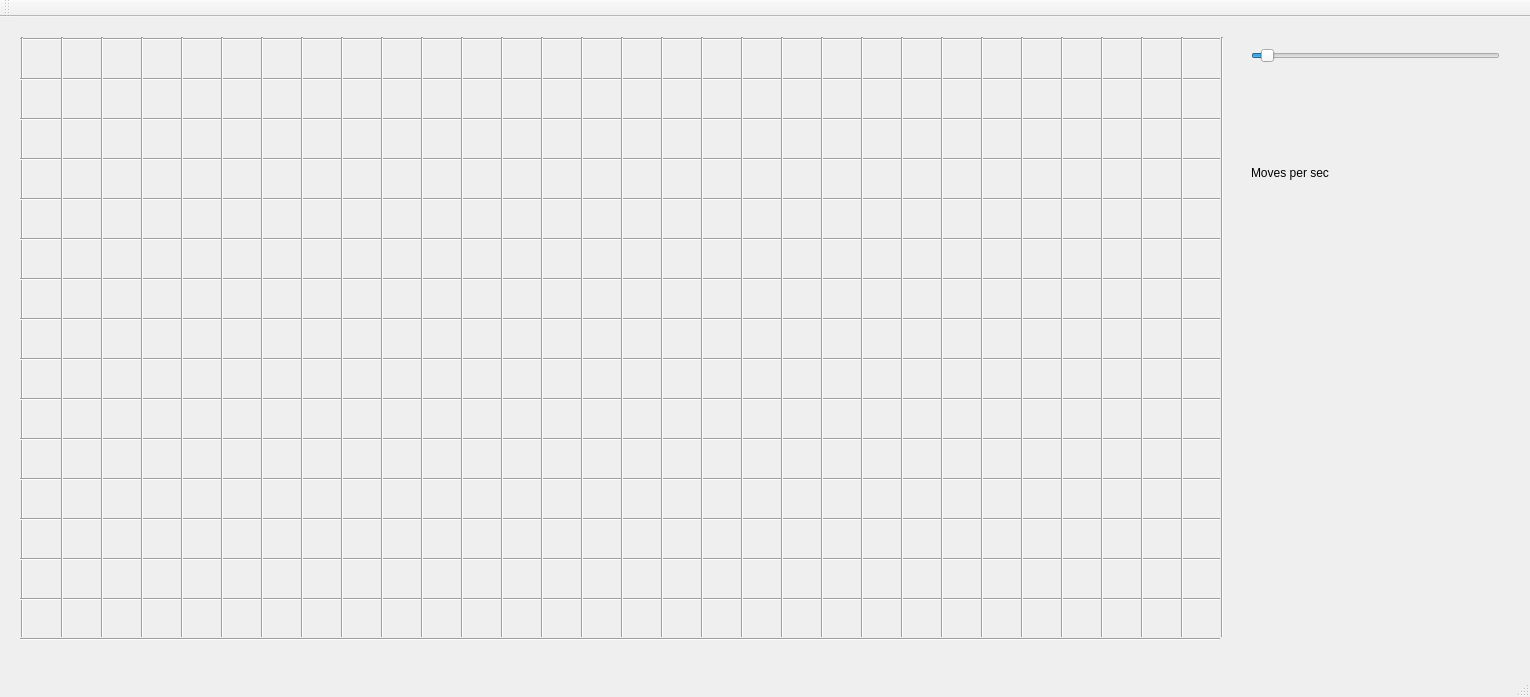
<?xml version="1.0" encoding="UTF-8"?>
<ui version="4.0">
 <class>MainWindow</class>
 <widget class="QMainWindow" name="MainWindow">
  <property name="geometry">
   <rect>
    <x>0</x>
    <y>0</y>
    <width>1530</width>
    <height>697</height>
   </rect>
  </property>
  <property name="windowTitle">
   <string>MainWindow</string>
  </property>
  <widget class="QWidget" name="centralWidget">
   <widget class="Visualiser" name="flatland" native="true">
    <property name="geometry">
     <rect>
      <x>20</x>
      <y>20</y>
      <width>1210</width>
      <height>604</height>
     </rect>
    </property>
    <widget class="Line" name="line">
     <property name="geometry">
      <rect>
       <x>0</x>
       <y>0</y>
       <width>1200</width>
       <height>4</height>
      </rect>
     </property>
     <property name="orientation">
      <enum>Qt::Horizontal</enum>
     </property>
    </widget>
    <widget class="Line" name="line_12">
     <property name="geometry">
      <rect>
       <x>0</x>
       <y>0</y>
       <width>4</width>
       <height>600</height>
      </rect>
     </property>
     <property name="orientation">
      <enum>Qt::Vertical</enum>
     </property>
    </widget>
    <widget class="Line" name="line_2">
     <property name="geometry">
      <rect>
       <x>0</x>
       <y>40</y>
       <width>1200</width>
       <height>4</height>
      </rect>
     </property>
     <property name="orientation">
      <enum>Qt::Horizontal</enum>
     </property>
    </widget>
    <widget class="Line" name="line_3">
     <property name="geometry">
      <rect>
       <x>0</x>
       <y>80</y>
       <width>1200</width>
       <height>4</height>
      </rect>
     </property>
     <property name="orientation">
      <enum>Qt::Horizontal</enum>
     </property>
    </widget>
    <widget class="Line" name="line_4">
     <property name="geometry">
      <rect>
       <x>0</x>
       <y>120</y>
       <width>1200</width>
       <height>4</height>
      </rect>
     </property>
     <property name="orientation">
      <enum>Qt::Horizontal</enum>
     </property>
    </widget>
    <widget class="Line" name="line_5">
     <property name="geometry">
      <rect>
       <x>0</x>
       <y>160</y>
       <width>1200</width>
       <height>4</height>
      </rect>
     </property>
     <property name="orientation">
      <enum>Qt::Horizontal</enum>
     </property>
    </widget>
    <widget class="Line" name="line_6">
     <property name="geometry">
      <rect>
       <x>0</x>
       <y>200</y>
       <width>1200</width>
       <height>4</height>
      </rect>
     </property>
     <property name="orientation">
      <enum>Qt::Horizontal</enum>
     </property>
    </widget>
    <widget class="Line" name="line_7">
     <property name="geometry">
      <rect>
       <x>0</x>
       <y>240</y>
       <width>1200</width>
       <height>4</height>
      </rect>
     </property>
     <property name="orientation">
      <enum>Qt::Horizontal</enum>
     </property>
    </widget>
    <widget class="Line" name="line_8">
     <property name="geometry">
      <rect>
       <x>0</x>
       <y>280</y>
       <width>1200</width>
       <height>4</height>
      </rect>
     </property>
     <property name="orientation">
      <enum>Qt::Horizontal</enum>
     </property>
    </widget>
    <widget class="Line" name="line_9">
     <property name="geometry">
      <rect>
       <x>0</x>
       <y>320</y>
       <width>1200</width>
       <height>4</height>
      </rect>
     </property>
     <property name="orientation">
      <enum>Qt::Horizontal</enum>
     </property>
    </widget>
    <widget class="Line" name="line_10">
     <property name="geometry">
      <rect>
       <x>0</x>
       <y>360</y>
       <width>1200</width>
       <height>4</height>
      </rect>
     </property>
     <property name="orientation">
      <enum>Qt::Horizontal</enum>
     </property>
    </widget>
    <widget class="Line" name="line_11">
     <property name="geometry">
      <rect>
       <x>0</x>
       <y>400</y>
       <width>1200</width>
       <height>4</height>
      </rect>
     </property>
     <property name="orientation">
      <enum>Qt::Horizontal</enum>
     </property>
    </widget>
    <widget class="Line" name="line_13">
     <property name="geometry">
      <rect>
       <x>0</x>
       <y>440</y>
       <width>1200</width>
       <height>4</height>
      </rect>
     </property>
     <property name="orientation">
      <enum>Qt::Horizontal</enum>
     </property>
    </widget>
    <widget class="Line" name="line_14">
     <property name="geometry">
      <rect>
       <x>0</x>
       <y>480</y>
       <width>1200</width>
       <height>4</height>
      </rect>
     </property>
     <property name="orientation">
      <enum>Qt::Horizontal</enum>
     </property>
    </widget>
    <widget class="Line" name="line_15">
     <property name="geometry">
      <rect>
       <x>0</x>
       <y>520</y>
       <width>1200</width>
       <height>4</height>
      </rect>
     </property>
     <property name="orientation">
      <enum>Qt::Horizontal</enum>
     </property>
    </widget>
    <widget class="Line" name="line_16">
     <property name="geometry">
      <rect>
       <x>0</x>
       <y>560</y>
       <width>1200</width>
       <height>4</height>
      </rect>
     </property>
     <property name="orientation">
      <enum>Qt::Horizontal</enum>
     </property>
    </widget>
    <widget class="Line" name="line_17">
     <property name="geometry">
      <rect>
       <x>0</x>
       <y>600</y>
       <width>1200</width>
       <height>4</height>
      </rect>
     </property>
     <property name="orientation">
      <enum>Qt::Horizontal</enum>
     </property>
    </widget>
    <widget class="Line" name="line_18">
     <property name="geometry">
      <rect>
       <x>40</x>
       <y>0</y>
       <width>4</width>
       <height>600</height>
      </rect>
     </property>
     <property name="orientation">
      <enum>Qt::Vertical</enum>
     </property>
    </widget>
    <widget class="Line" name="line_19">
     <property name="geometry">
      <rect>
       <x>80</x>
       <y>0</y>
       <width>4</width>
       <height>600</height>
      </rect>
     </property>
     <property name="orientation">
      <enum>Qt::Vertical</enum>
     </property>
    </widget>
    <widget class="Line" name="line_20">
     <property name="geometry">
      <rect>
       <x>120</x>
       <y>0</y>
       <width>4</width>
       <height>600</height>
      </rect>
     </property>
     <property name="orientation">
      <enum>Qt::Vertical</enum>
     </property>
    </widget>
    <widget class="Line" name="line_21">
     <property name="geometry">
      <rect>
       <x>160</x>
       <y>0</y>
       <width>4</width>
       <height>600</height>
      </rect>
     </property>
     <property name="orientation">
      <enum>Qt::Vertical</enum>
     </property>
    </widget>
    <widget class="Line" name="line_22">
     <property name="geometry">
      <rect>
       <x>200</x>
       <y>0</y>
       <width>4</width>
       <height>600</height>
      </rect>
     </property>
     <property name="orientation">
      <enum>Qt::Vertical</enum>
     </property>
    </widget>
    <widget class="Line" name="line_23">
     <property name="geometry">
      <rect>
       <x>240</x>
       <y>0</y>
       <width>4</width>
       <height>600</height>
      </rect>
     </property>
     <property name="orientation">
      <enum>Qt::Vertical</enum>
     </property>
    </widget>
    <widget class="Line" name="line_24">
     <property name="geometry">
      <rect>
       <x>280</x>
       <y>0</y>
       <width>4</width>
       <height>600</height>
      </rect>
     </property>
     <property name="orientation">
      <enum>Qt::Vertical</enum>
     </property>
    </widget>
    <widget class="Line" name="line_25">
     <property name="geometry">
      <rect>
       <x>320</x>
       <y>0</y>
       <width>4</width>
       <height>600</height>
      </rect>
     </property>
     <property name="orientation">
      <enum>Qt::Vertical</enum>
     </property>
    </widget>
    <widget class="Line" name="line_26">
     <property name="geometry">
      <rect>
       <x>360</x>
       <y>0</y>
       <width>4</width>
       <height>600</height>
      </rect>
     </property>
     <property name="orientation">
      <enum>Qt::Vertical</enum>
     </property>
    </widget>
    <widget class="Line" name="line_27">
     <property name="geometry">
      <rect>
       <x>400</x>
       <y>0</y>
       <width>4</width>
       <height>600</height>
      </rect>
     </property>
     <property name="orientation">
      <enum>Qt::Vertical</enum>
     </property>
    </widget>
    <widget class="Line" name="line_28">
     <property name="geometry">
      <rect>
       <x>480</x>
       <y>0</y>
       <width>4</width>
       <height>600</height>
      </rect>
     </property>
     <property name="orientation">
      <enum>Qt::Vertical</enum>
     </property>
    </widget>
    <widget class="Line" name="line_29">
     <property name="geometry">
      <rect>
       <x>440</x>
       <y>0</y>
       <width>4</width>
       <height>600</height>
      </rect>
     </property>
     <property name="orientation">
      <enum>Qt::Vertical</enum>
     </property>
    </widget>
    <widget class="Line" name="line_30">
     <property name="geometry">
      <rect>
       <x>520</x>
       <y>0</y>
       <width>4</width>
       <height>600</height>
      </rect>
     </property>
     <property name="orientation">
      <enum>Qt::Vertical</enum>
     </property>
    </widget>
    <widget class="Line" name="line_31">
     <property name="geometry">
      <rect>
       <x>560</x>
       <y>0</y>
       <width>4</width>
       <height>600</height>
      </rect>
     </property>
     <property name="orientation">
      <enum>Qt::Vertical</enum>
     </property>
    </widget>
    <widget class="Line" name="line_32">
     <property name="geometry">
      <rect>
       <x>600</x>
       <y>0</y>
       <width>4</width>
       <height>600</height>
      </rect>
     </property>
     <property name="orientation">
      <enum>Qt::Vertical</enum>
     </property>
    </widget>
    <widget class="Line" name="line_33">
     <property name="geometry">
      <rect>
       <x>640</x>
       <y>0</y>
       <width>4</width>
       <height>600</height>
      </rect>
     </property>
     <property name="orientation">
      <enum>Qt::Vertical</enum>
     </property>
    </widget>
    <widget class="Line" name="line_34">
     <property name="geometry">
      <rect>
       <x>680</x>
       <y>0</y>
       <width>4</width>
       <height>600</height>
      </rect>
     </property>
     <property name="orientation">
      <enum>Qt::Vertical</enum>
     </property>
    </widget>
    <widget class="Line" name="line_35">
     <property name="geometry">
      <rect>
       <x>720</x>
       <y>0</y>
       <width>4</width>
       <height>600</height>
      </rect>
     </property>
     <property name="orientation">
      <enum>Qt::Vertical</enum>
     </property>
    </widget>
    <widget class="Line" name="line_36">
     <property name="geometry">
      <rect>
       <x>760</x>
       <y>0</y>
       <width>4</width>
       <height>600</height>
      </rect>
     </property>
     <property name="orientation">
      <enum>Qt::Vertical</enum>
     </property>
    </widget>
    <widget class="Line" name="line_37">
     <property name="geometry">
      <rect>
       <x>800</x>
       <y>0</y>
       <width>4</width>
       <height>600</height>
      </rect>
     </property>
     <property name="orientation">
      <enum>Qt::Vertical</enum>
     </property>
    </widget>
    <widget class="Line" name="line_38">
     <property name="geometry">
      <rect>
       <x>840</x>
       <y>0</y>
       <width>4</width>
       <height>600</height>
      </rect>
     </property>
     <property name="orientation">
      <enum>Qt::Vertical</enum>
     </property>
    </widget>
    <widget class="Line" name="line_39">
     <property name="geometry">
      <rect>
       <x>880</x>
       <y>0</y>
       <width>4</width>
       <height>600</height>
      </rect>
     </property>
     <property name="orientation">
      <enum>Qt::Vertical</enum>
     </property>
    </widget>
    <widget class="Line" name="line_40">
     <property name="geometry">
      <rect>
       <x>920</x>
       <y>0</y>
       <width>4</width>
       <height>600</height>
      </rect>
     </property>
     <property name="orientation">
      <enum>Qt::Vertical</enum>
     </property>
    </widget>
    <widget class="Line" name="line_41">
     <property name="geometry">
      <rect>
       <x>960</x>
       <y>0</y>
       <width>4</width>
       <height>600</height>
      </rect>
     </property>
     <property name="orientation">
      <enum>Qt::Vertical</enum>
     </property>
    </widget>
    <widget class="Line" name="line_42">
     <property name="geometry">
      <rect>
       <x>1000</x>
       <y>0</y>
       <width>4</width>
       <height>600</height>
      </rect>
     </property>
     <property name="orientation">
      <enum>Qt::Vertical</enum>
     </property>
    </widget>
    <widget class="Line" name="line_43">
     <property name="geometry">
      <rect>
       <x>1040</x>
       <y>0</y>
       <width>4</width>
       <height>600</height>
      </rect>
     </property>
     <property name="orientation">
      <enum>Qt::Vertical</enum>
     </property>
    </widget>
    <widget class="Line" name="line_44">
     <property name="geometry">
      <rect>
       <x>1080</x>
       <y>0</y>
       <width>4</width>
       <height>600</height>
      </rect>
     </property>
     <property name="orientation">
      <enum>Qt::Vertical</enum>
     </property>
    </widget>
    <widget class="Line" name="line_45">
     <property name="geometry">
      <rect>
       <x>1120</x>
       <y>0</y>
       <width>4</width>
       <height>600</height>
      </rect>
     </property>
     <property name="orientation">
      <enum>Qt::Vertical</enum>
     </property>
    </widget>
    <widget class="Line" name="line_46">
     <property name="geometry">
      <rect>
       <x>1160</x>
       <y>0</y>
       <width>4</width>
       <height>600</height>
      </rect>
     </property>
     <property name="orientation">
      <enum>Qt::Vertical</enum>
     </property>
    </widget>
    <widget class="Line" name="line_47">
     <property name="geometry">
      <rect>
       <x>1200</x>
       <y>0</y>
       <width>4</width>
       <height>600</height>
      </rect>
     </property>
     <property name="orientation">
      <enum>Qt::Vertical</enum>
     </property>
    </widget>
   </widget>
   <widget class="QWidget" name="verticalLayoutWidget">
    <property name="geometry">
     <rect>
      <x>1240</x>
      <y>20</y>
      <width>271</width>
      <height>251</height>
     </rect>
    </property>
    <layout class="QVBoxLayout" name="settings">
     <item>
      <widget class="QSlider" name="moves_per_sec">
       <property name="maximum">
        <number>50</number>
       </property>
       <property name="value">
        <number>2</number>
       </property>
       <property name="orientation">
        <enum>Qt::Horizontal</enum>
       </property>
      </widget>
     </item>
     <item>
      <widget class="QLabel" name="label">
       <property name="text">
        <string>Moves per sec</string>
       </property>
      </widget>
     </item>
    </layout>
   </widget>
  </widget>
  <widget class="QMenuBar" name="menuBar">
   <property name="geometry">
    <rect>
     <x>0</x>
     <y>0</y>
     <width>1530</width>
     <height>27</height>
    </rect>
   </property>
  </widget>
  <widget class="QToolBar" name="mainToolBar">
   <attribute name="toolBarArea">
    <enum>TopToolBarArea</enum>
   </attribute>
   <attribute name="toolBarBreak">
    <bool>false</bool>
   </attribute>
  </widget>
  <widget class="QStatusBar" name="statusBar"/>
 </widget>
 <layoutdefault spacing="6" margin="11"/>
 <customwidgets>
  <customwidget>
   <class>Visualiser</class>
   <extends>QWidget</extends>
   <header>visualiser.h</header>
   <container>1</container>
  </customwidget>
 </customwidgets>
 <resources/>
 <connections/>
</ui>
